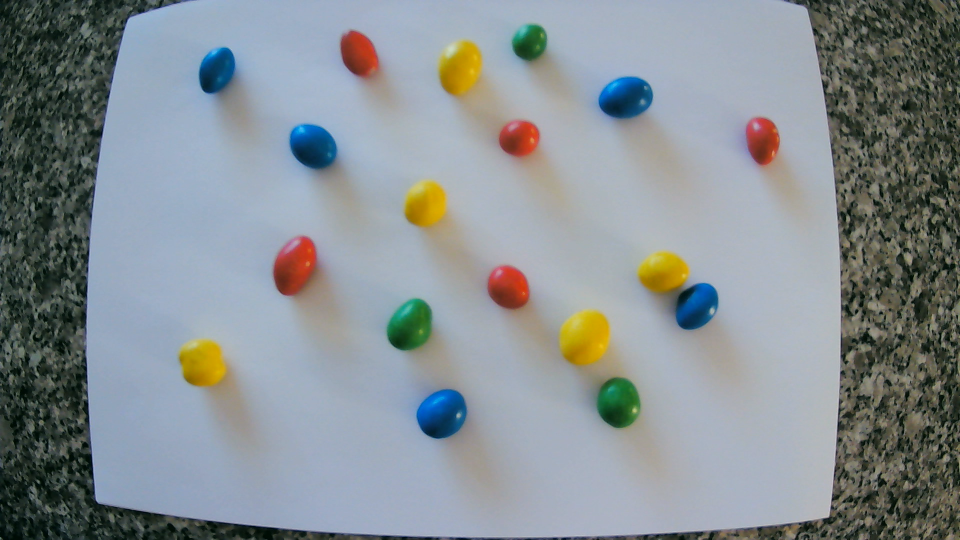
#> input picture assignment_1/WhiteBackground/calib_img 3.png, 1920 x 1080 px (shown at 1/2 size)
$ python aux_script_2.py
#> lines starting #> are read from the running program, lines starting #| are printed output that depends on the picture; after the words box and inside, x2 and y2 are one past the last pixel; in counts of white or black regions, pixels touching at a corner belong together
# Import dependencies
import numpy as np
import cv2
import glob

# Disclaimer: this code was partly inspired by the following sources
# A set of scripts that I wrote and made publicly available in 2020 on GitHub https://github.com/nhpf/opencv-classes
# The official OpenCV documentation https://docs.opencv.org/4.x/dc/dbb/tutorial_py_calibration.html

# Calibration criteria. We perform 30 iterations with 0.001 subpixel precision
criteria = (cv2.TERM_CRITERIA_EPS + cv2.TERM_CRITERIA_MAX_ITER, 30, 0.001)


# [43 lines left out: function calibrate, not called in this run]


def undistort_and_get_roi(mtx, dist, fname):
#> called with mtx = array of shape (3, 3), dist = array of shape (1, 5), fname = './WhiteBackground/calib_img 3.png'
    img = cv2.imread(fname)
#> img is the input picture: shape (1080, 1920, 3); mean B, G, R 145.9, 142.1, 134.2

    h, w = img.shape[:2]
#> h = 1080; w = 1920
    newcameramtx, roi = cv2.getOptimalNewCameraMatrix(mtx, dist, (w, h), 1, (w, h))
#> roi = (121, 185, 1665, 774)

    # mapx, mapy are the correction factors that will be applied in each image to eliminate distortion
    mapx, mapy = cv2.initUndistortRectifyMap(mtx, dist, None, newcameramtx, (w, h), 5)
    # Returns the undistorted frame
    corr = cv2.remap(img, mapx, mapy, cv2.INTER_LINEAR)

    # Step I - Get region of interest
    x, y, w, h = roi
#> x = 121; y = 185; w = 1665; h = 774
    corr = corr[y : y + h, x : x + w]
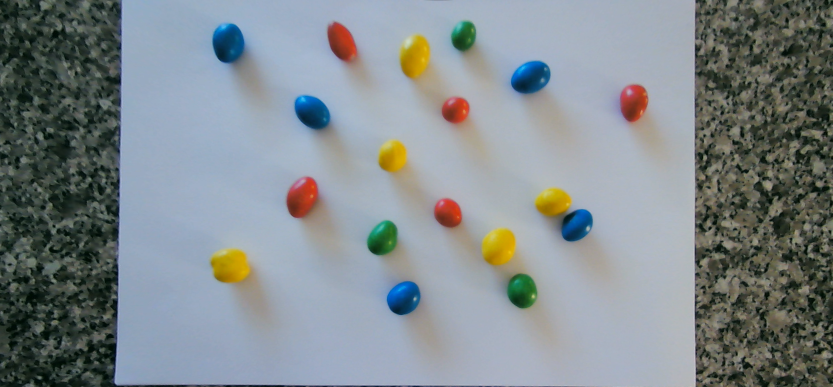
#> corr: shape (774, 1665, 3) (shown at 1/2 size); mean B, G, R 140.7, 137.2, 128.8
    corr = corr[0 : 0 + 760, 250 : 250 + 1120]  # Manually obtained in GIMP
#> corr: shape (760, 1120, 3)

    return corr


def get_number_of_peanuts(mtx, dist):
    # Step II - Calculate the number of M&M per color for all images provided

    # Iterate over the calibration images
    images = glob.glob("./WhiteBackground/calib_img*.png")
    for fname in images:
        raw_img = undistort_and_get_roi(mtx, dist, fname)

        # blurred = cv2.GaussianBlur(img, ksize=(7, 7), sigmaX=3, sigmaY=3)
        # cv2.imshow('blurred'+fname, blurred)

        img = cv2.medianBlur(raw_img, ksize=15)
#> img: shape (760, 1120, 3)
        # cv2.imshow("blurred" + fname, img)

        # Convert to grayscale
        gray = cv2.cvtColor(img, cv2.COLOR_RGB2GRAY)

        # Convert to binary
        threshold = 130
        max_value = 255

        thresh_type = cv2.THRESH_BINARY_INV
        # This function returns a tuple: (threshold, binary_image), hence the [1]
        inv_binary = cv2.threshold(gray, threshold, max_value, thresh_type)[1]
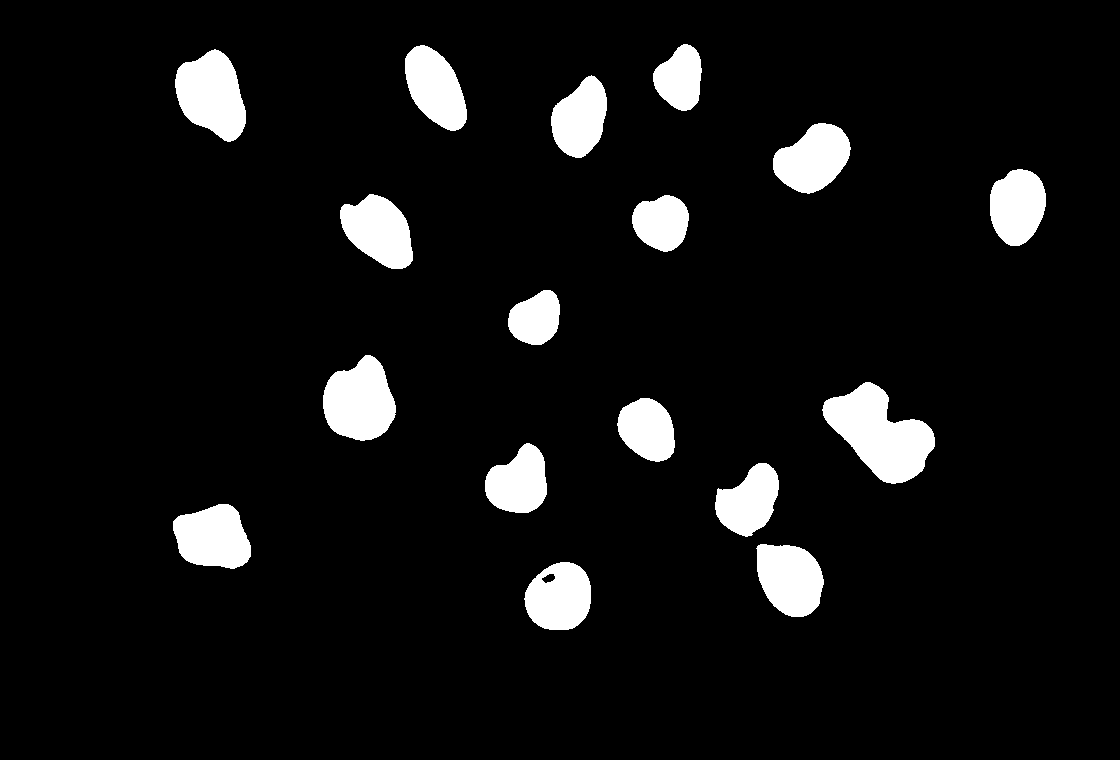
#> inv_binary: shape (760, 1120); 7.1% white; 17 white regions, largest, box (x1, y1, x2, y2) and area: (822, 382, 935, 484) 6366, (323, 355, 396, 441) 4553, (175, 49, 246, 142) 4535

        # noise removal
        kernel = np.ones((3, 3), np.uint8)
        # opening = cv2.morphologyEx(thresh, cv2.MORPH_OPEN, kernel, iterations=2)
        # sure background area
        sure_bg = cv2.dilate(inv_binary, kernel, iterations=3)
#> sure_bg: shape (760, 1120); 8.8% white; 17 white regions, largest, box (x1, y1, x2, y2) and area: (819, 379, 938, 487) 7725, (172, 46, 249, 145) 5555, (320, 352, 399, 444) 5548
        # Finding sure foreground area
        dist_transform = cv2.distanceTransform(inv_binary, cv2.DIST_L2, 5)
        ret, sure_fg = cv2.threshold(dist_transform, 0.7 * dist_transform.max(), 255, 0)
#> sure_fg: shape (760, 1120) float32; 0.21% white; 15 white regions (2 under 20 px), largest, box (x1, y1, x2, y2) and area: (347, 390, 371, 416) 442, (199, 80, 219, 106) 312, (782, 569, 799, 593) 235
#> ret = 24.34
        # Finding unknown region
        sure_fg = np.uint8(sure_fg)
        unknown = cv2.subtract(sure_bg, sure_fg)
#> unknown: shape (760, 1120); 8.6% white; 17 white regions, largest, box (x1, y1, x2, y2) and area: (819, 379, 938, 487) 7498, (172, 46, 249, 145) 5243, (320, 352, 399, 444) 5106
        # Marker labelling
        ret, markers = cv2.connectedComponents(sure_fg)
#> markers: shape (760, 1120) int32; 16 distinct labels, from 0 to 15
#> ret = 16
        # Add one to all labels so that sure background is not 0, but 1
        markers = markers + 1
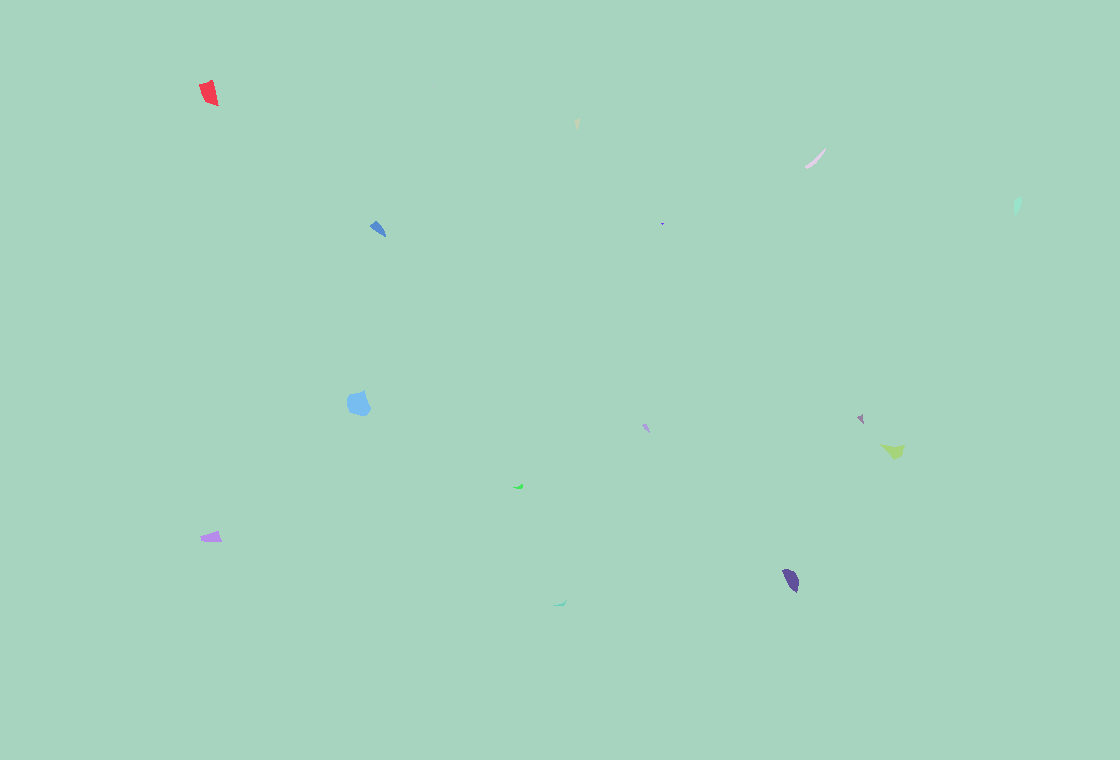
#> markers: shape (760, 1120) int32; 16 distinct labels, from 1 to 16; one colour per label, 0 black
        # Now, mark the region of unknown with zero
        markers[unknown == 255] = 0
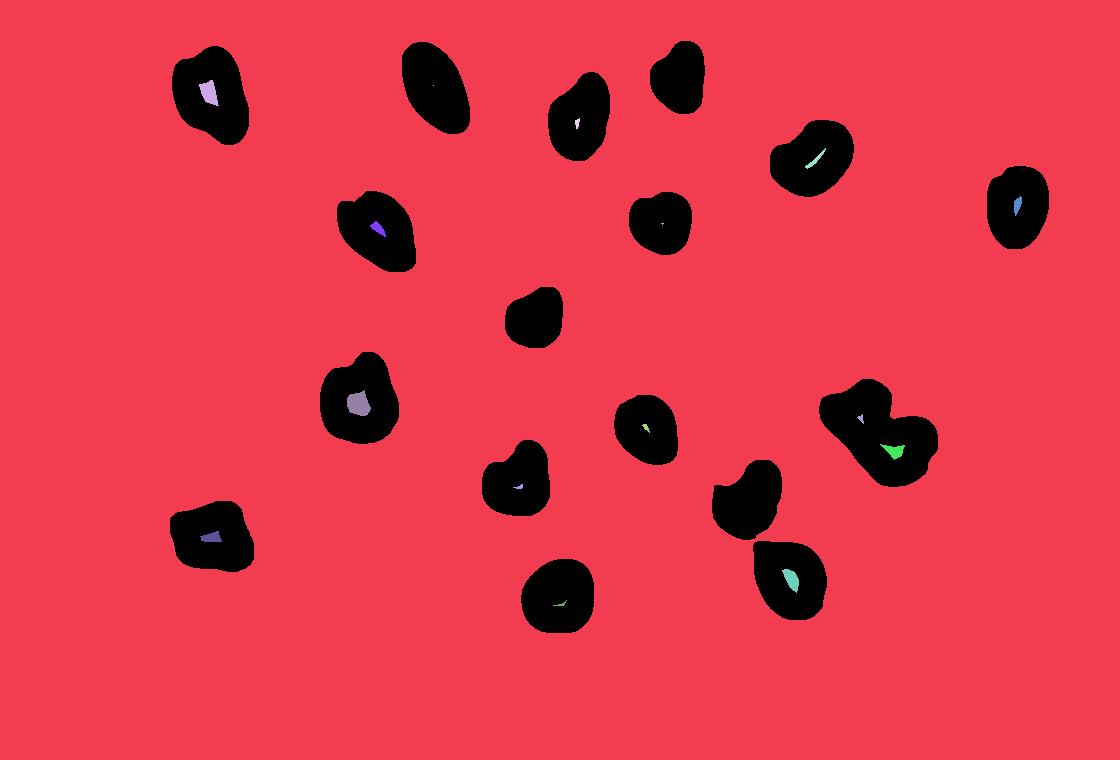
#> markers: shape (760, 1120) int32; 17 distinct labels, from 0 to 16; one colour per label, 0 black
        markers = cv2.watershed(img, markers)
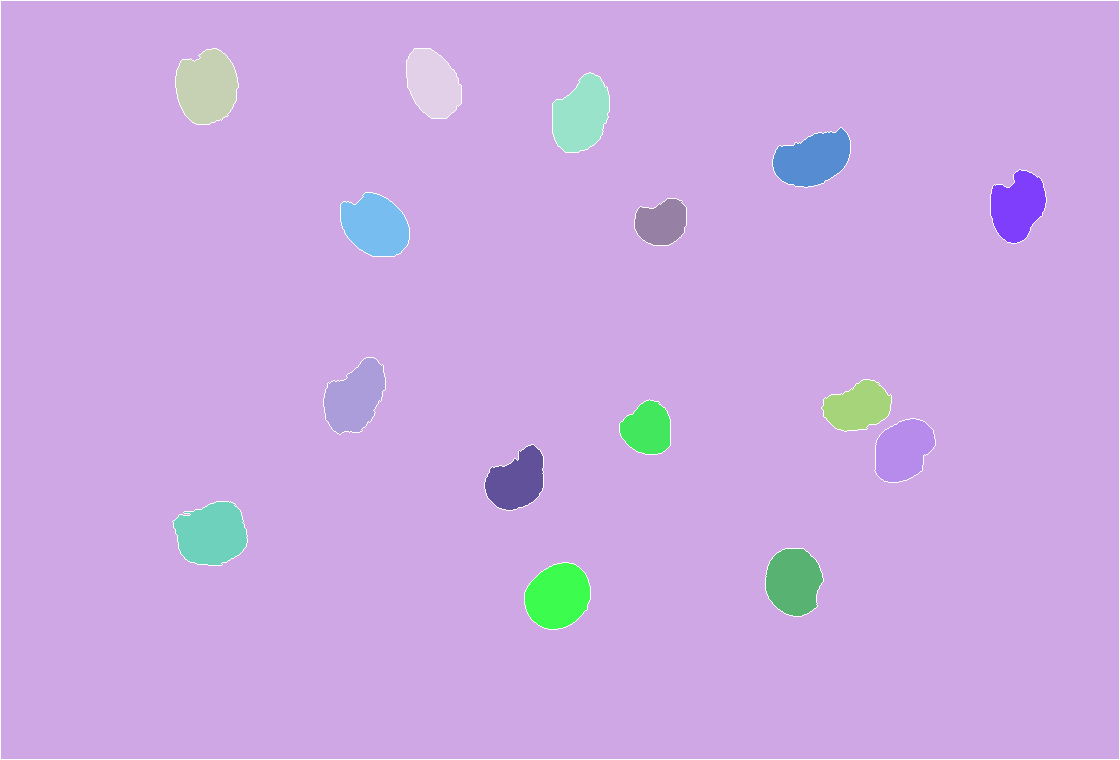
#> markers: shape (760, 1120) int32; 17 distinct labels, from -1 to 16; one colour per label, 0 black, -1 white
        img[markers == -1] = [255, 0, 0]
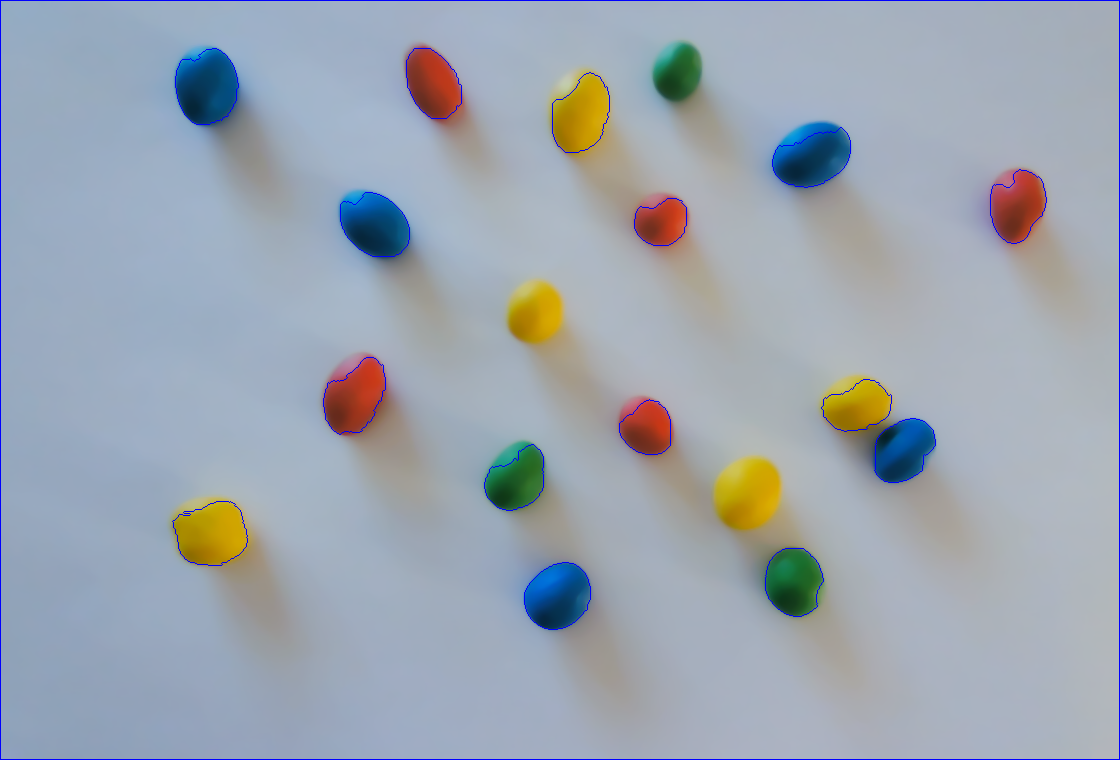
#> img: shape (760, 1120, 3); mean B, G, R 176.8, 165.8, 156.8

        # [37 lines of commented-out code are left out]

        cv2.imshow(fname, img)

    cv2.waitKey(5000000)
    cv2.destroyAllWindows()


if __name__ == "__main__":
    # K, D = calibrate(is_extrinsic=False, square_size_mm=22, width=7, height=4)
    K = np.asarray([[1321.65, 0.0, 988.3], [0.0, 1324.446, 642.259], [0.0, 0.0, 1.0]])
    D = np.asarray([[-0.344, 0.09, 0.0, 0.0, -0.003]])

    # Question c)
    undistort_and_get_roi(
        K, D, "./WhiteBackground/calib_img 3.png"
    )  # TODO: plot side by side with original

    get_number_of_peanuts(K, D)

    # # Mostra a imagem original
    # cv2.imshow("Original", img)
    #
    # # Mostra a imagem corrigida
    # cv2.imshow("Corrigido", corr)
    #
    # cv2.waitKey(0)
    # cv2.destroyAllWindows()
    # cv2.waitKey(1)

    # Encerra o programa quando aperta a tecla 'q'
    # if cv2.waitKey(1) & 0xFF == ord('q'):
    # cv2.destroyAllWindows()
